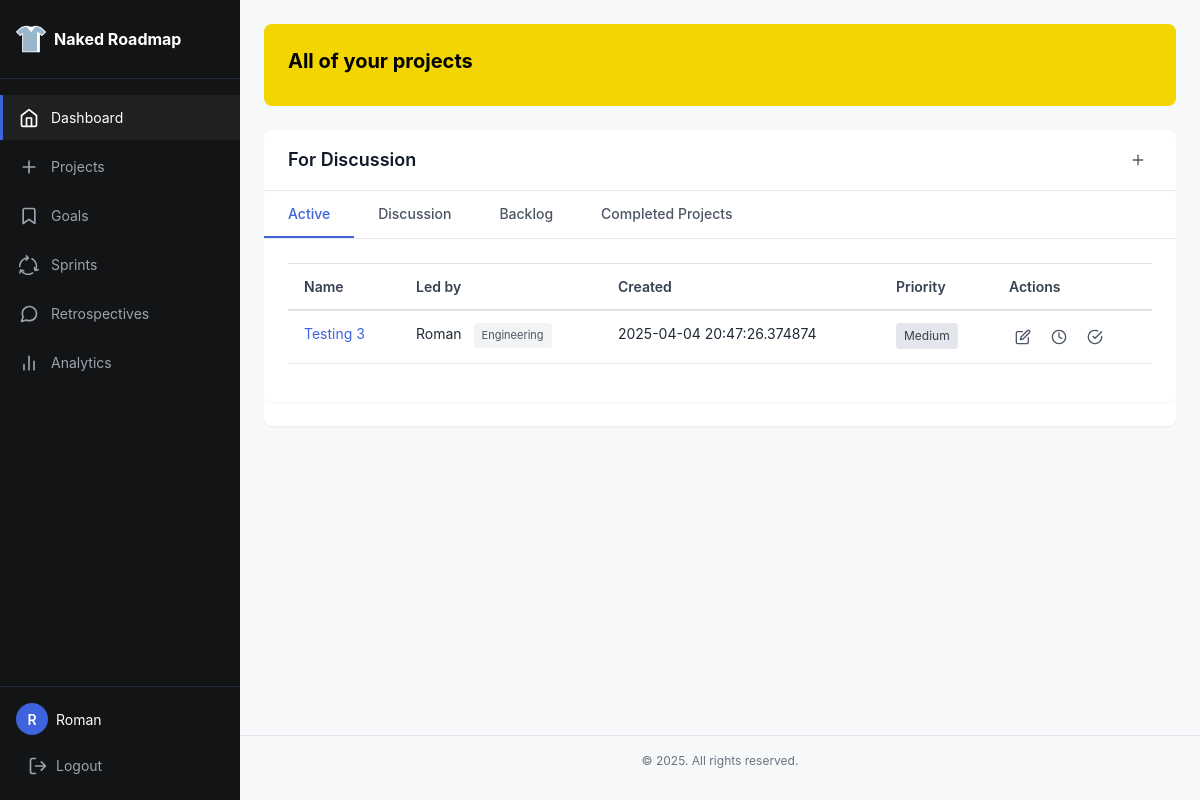
The page /projects (signed in) on the database its author committed.
### app/models.py (models this page shows, shortened)
class User(UserMixin, db.Model):
    id: so.Mapped[int] = so.mapped_column(primary_key=True)
    username: so.Mapped[str] = so.mapped_column(sa.String(64), index=True, unique=True)
    email: so.Mapped[str] = so.mapped_column(sa.String(120), index=True, unique=True)
    password_hash: so.Mapped[Optional[str]] = so.mapped_column(sa.String(256))
    posts: so.WriteOnlyMapped['Post'] = so.relationship(back_populates='author')

class Project(db.Model):
    __tablename__ = "project"
    id: so.Mapped[int] = so.mapped_column(primary_key=True)
    name: so.Mapped[str] = so.mapped_column(sa.TEXT())
    created: so.Mapped[datetime] = so.mapped_column(index=True, default=lambda: datetime.now(timezone.utc))
    dri: so.Mapped[str] = so.mapped_column(sa.TEXT())
    team: so.Mapped[str] = so.mapped_column(sa.TEXT())
    context: so.Mapped[str] = so.mapped_column(sa.TEXT())
    why: so.Mapped[str] = so.mapped_column(sa.TEXT())
    requirements: so.Mapped[str] = so.mapped_column(sa.TEXT())
    launch: so.Mapped[str] = so.mapped_column(sa.TEXT())
    location: so.Mapped[str] = so.mapped_column(sa.TEXT(),  nullable=True, default="discussion")

### app/routes.py (the view)
@app.route('/projects')
@login_required # If you want to toggle someone forced to log in to see roadmap, you can use this.
def projectspage():
    projects = (
        Project.query
        .order_by(Project.created.desc())
        .all()
    )
    return render_template('projects.html', title='Projects', projects=projects)

### app/models.py (called while the page is built)
@login.user_loader
def load_user(id):
    return db.session.get(User, int(id))

### app/templates/projects.html (shortened to what this page needs)
{% extends 'base.html' %}
{% block content %}
<div class="welcome-banner">
  <h2>All of your projects</h2>
</div>
<section class="section discussion-section">
  <div class="section-header">
    <h3>For Discussion</h3>
    <a href="{{ url_for('submitGoal') }}" class="btn-icon" title="Add new Goal">
      <svg width="16" height="16" viewBox="0 0 24 24" fill="none" stroke="currentColor" stroke-width="2" stroke-linecap="round" stroke-linejoin="round">
        <line x1="12" y1="5" x2="12" y2="19"></line>
        <line x1="5" y1="12" x2="19" y2="12"></line>
      </svg>
    </a>
  </div>
<section class="section tabbed-section">
  <div class="tabs">
    <button class="tab-btn active" data-tab="discussion">Active</button>
    <button class="tab-btn" data-tab="backlog">Discussion</button>
    <button class="tab-btn" data-tab="discussion">Backlog</button>
    <button class="tab-btn" data-tab="completed">Completed Projects</button>
  </div>
  <div class="tab-content active" id="backlog-tab">
    <div class="table-responsive">
      <table class="table">
        <thead>
          <tr>
            <th>Name</th>
            <th>Led by</th>
            <th>Created</th>
            <th>Priority</th>
            <th>Actions</th>
          </tr>
        </thead>
        <tbody>
          {% for project in projects|selectattr('location', '==', "backlog") %}
          <tr>
            <td><a href="{{ url_for('project', project_id=project['id']) }}">{{ project.name }}</a></td>
            <td>{{ project.dri }} <span class="team-tag">{{ project.team }}</span></td>
            <td>{{ project.created }}</td>
            <td>
              <span class="priority-indicator
                {% if project.priority == 'High' %}priority-high
                {% elif project.priority == 'Medium' %}priority-medium
                {% else %}priority-low{% endif %}">
                {{ project.priority|default('Medium') }}
              </span>
            </td>
            <td>
              <div class="action-buttons">
                <a href="{{ url_for('edit', project_id=project.id) }}" class="btn-icon" title="Edit project">
                  <svg width="16" height="16" viewBox="0 0 24 24" fill="none" stroke="currentColor" stroke-width="2" stroke-linecap="round" stroke-linejoin="round">
                    <path d="M11 4H4a2 2 0 0 0-2 2v14a2 2 0 0 0 2 2h14a2 2 0 0 0 2-2v-7"></path>
                    <path d="M18.5 2.5a2.121 2.121 0 0 1 3 3L12 15l-4 1 1-4 9.5-9.5z"></path>
                  </svg>
                </a>
                <a href="#" class="btn-icon" title="Move to discussion">
                  <svg width="16" height="16" viewBox="0 0 24 24" fill="none" stroke="currentColor" stroke-width="2" stroke-linecap="round" stroke-linejoin="round">
                    <circle cx="12" cy="12" r="10"></circle>
                    <polyline points="12 6 12 12 16 14"></polyline>
                  </svg>
                </a>
                <a href="{{url_for('add_to_cycle', project_id=project.id, sprint_id=2) }}" class="btn-icon" title="Add to Sprint">
                  <svg width="16" height="16" viewBox="0 0 24 24" fill="none" stroke="currentColor" stroke-width="2" stroke-linecap="round" stroke-linejoin="round">
                    <path d="M22 11.08V12a10 10 0 1 1-5.93-9.14"></path>
                    <polyline points="22 4 12 14.01 9 11.01"></polyline>
                  </svg>
                </a>
              </div>
            </td>
          </tr>
          {% endfor %}
        </tbody>
      </table>
    </div>
  </div>
</section>
{% endblock %}

### app/templates/base.html (shortened to what this page needs)
<!doctype html>
<html lang="en">
  <head>
    <link rel="stylesheet" href="https://stackpath.bootstrapcdn.com/bootstrap/4.3.1/css/bootstrap.min.css">
    <link rel="stylesheet" type="text/css" href={{ url_for('static', filename='style.css')}}>
    <link href="static/fonts/Mulish/Mulish-VariableFont_wght.ttf" rel="stylesheet">
  </head>
  <body>
    <div class="app-container">
      <div class="sidebar">
        <div class="sidebar-header">
          <a href="{{ url_for('index')}}" class="logo">
            <span>Naked Roadmap</span>
          </a>
        </div>
        <nav class="sidebar-nav">
          <ul>
            <li>
              <a href="{{ url_for('index') }}" class="active">
                Dashboard
              </a>
            </li>
            <li>
              <a href="{{ url_for('projectspage') }}">
                <svg width="20" height="20" viewBox="0 0 24 24" fill="none" xmlns="http://www.w3.org/2000/svg">
                  <path d="M12 5v14M5 12h14" stroke="currentColor" stroke-width="2" stroke-linecap="round" stroke-linejoin="round"/>
                </svg>
                Projects
              </a>
            </li>
            <li>
              <a href="#">
                <svg width="20" height="20" viewBox="0 0 24 24" fill="none" xmlns="http://www.w3.org/2000/svg">
                  <path d="M19 21l-7-5-7 5V5a2 2 0 012-2h10a2 2 0 012 2v16z" stroke="currentColor" stroke-width="2" stroke-linecap="round" stroke-linejoin="round"/>
                </svg>
                Goals
              </a>
            </li>
            <li>
              <a href="{{ url_for('createSprint') }}">
                Sprints
              </a>
            </li>
            <li>
              <a href="#">
                Retrospectives
              </a>
            </li>
            <li>
              <a href="#">
                <svg width="20" height="20" viewBox="0 0 24 24" fill="none" xmlns="http://www.w3.org/2000/svg">
                  <path d="M18 20V10M12 20V4M6 20v-6" stroke="currentColor" stroke-width="2" stroke-linecap="round" stroke-linejoin="round"/>
                </svg>
                Analytics
              </a>
            </li>
          </ul>
        </nav>
        <div class="sidebar-footer">
          {% if current_user.is_anonymous %}
          <a href="{{ url_for('login') }}" class="btn-login">
            <svg width="20" height="20" viewBox="0 0 24 24" fill="none" xmlns="http://www.w3.org/2000/svg">
              <path d="M15 3h4a2 2 0 012 2v14a2 2 0 01-2 2h-4M10 17l5-5-5-5M15 12H3" stroke="currentColor" stroke-width="2" stroke-linecap="round" stroke-linejoin="round"/>
            </svg>
            Login
          </a>
          {% else %}
          <div class="user-info">
            <div class="user-avatar">{{ current_user.username[0] }}</div>
            <span>{{ current_user.username }}</span>
          </div>
          <a href="{{ url_for('logout') }}" class="btn-logout">
            <svg width="20" height="20" viewBox="0 0 24 24" fill="none" xmlns="http://www.w3.org/2000/svg">
              <path d="M9 21H5a2 2 0 01-2-2V5a2 2 0 012-2h4M16 17l5-5-5-5M21 12H9" stroke="currentColor" stroke-width="2" stroke-linecap="round" stroke-linejoin="round"/>
            </svg>
            Logout
          </a>
          {% endif %}
        </div>
      </div>
      <div class="main-content">
        <div class="content-container">
          {% block content %}{% endblock %}
        </div>
        <footer class="app-footer">
          <p>&copy; {{ config.company_name }} 2025. All rights reserved.</p>
        </footer>
      </div>
    </div>
  </body>
</html>

### rows shown on the page
User: username "R", username "Roman"
Project: name "Testing 3", dri "Roman", team "Engineering", created "2025-04-04 20:47:26.374874", priority "Medium"
